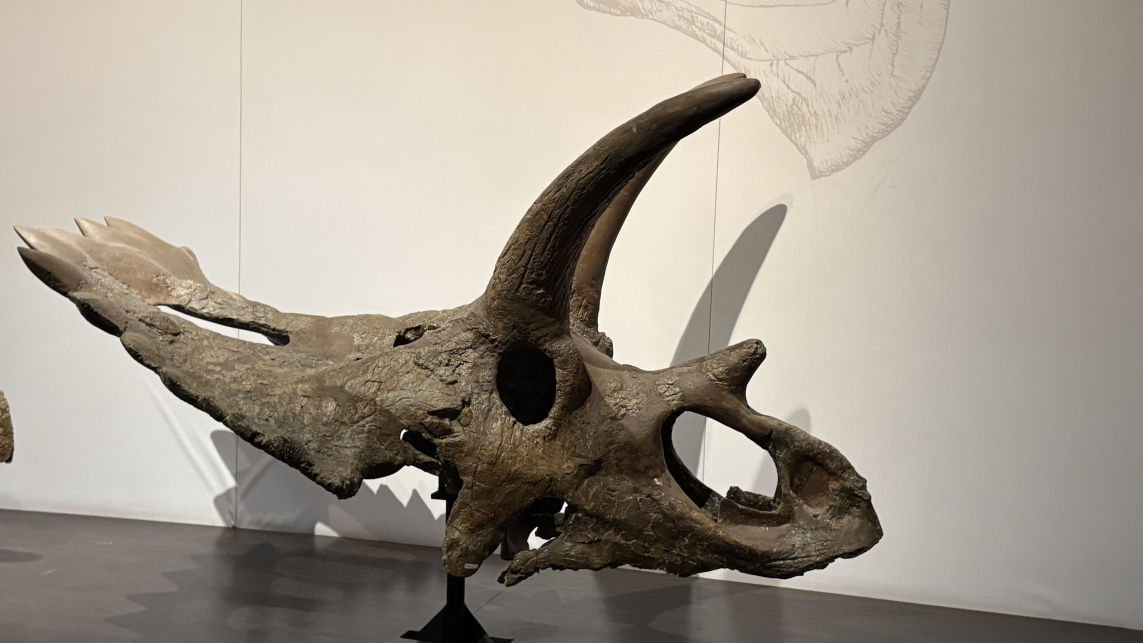
#> input picture trike.jpg, 5712 x 3213 px (shown at 1/5 size)
$ python feature_matching_comparison.py
#> lines starting #> are read from the running program, lines starting #| are printed output that depends on the picture
import cv2
import numpy as np
import time
from typing import List, Dict, Tuple


def generate_transformations(img: np.ndarray) -> List[Tuple[str, np.ndarray]]:
    """
    Generate transformed versions of the input image.

    Args:
        img: Input grayscale image

    Returns:
        List of tuples (transformation_name, transformed_image)
    """
    transformations = []
    h, w = img.shape

    # 1. Rotation (30 degrees)
    center = (w // 2, h // 2)
    rotation_matrix = cv2.getRotationMatrix2D(center, 30, 1.0)
    rotated = cv2.warpAffine(img, rotation_matrix, (w, h))
    transformations.append(("Rotation (30°)", rotated))

    # 2. Scale (1.5x)
    scaled = cv2.resize(img, None, fx=1.5, fy=1.5, interpolation=cv2.INTER_LINEAR)
    # Crop to original size for fair comparison
    sh, sw = scaled.shape
    start_y, start_x = (sh - h) // 2, (sw - w) // 2
    scaled = scaled[start_y:start_y+h, start_x:start_x+w]
    transformations.append(("Scale (1.5x)", scaled))

    # 3. Brightness adjustment (+50)
    brightened = cv2.add(img, 50)
    brightened = np.clip(brightened, 0, 255).astype(np.uint8)
    transformations.append(("Brightness (+50)", brightened))

    # 4. Noise (Gaussian noise)
    noise = np.random.normal(0, 15, img.shape).astype(np.float32)
    noisy = cv2.add(img.astype(np.float32), noise)
    noisy = np.clip(noisy, 0, 255).astype(np.uint8)
    transformations.append(("Gaussian Noise (σ=15)", noisy))

    return transformations


def match_features_sift(img1: np.ndarray, img2: np.ndarray) -> Tuple[int, int, float, List]:
    """
    Detect and match features using SIFT.

    Args:
        img1: Reference image
        img2: Transformed image

    Returns:
        Tuple of (num_keypoints_ref, num_keypoints_trans, runtime, good_matches)
    """
    start_time = time.time()

    # Create SIFT detector
    sift = cv2.SIFT_create()

    # Detect keypoints and compute descriptors
    kp1, des1 = sift.detectAndCompute(img1, None)
    kp2, des2 = sift.detectAndCompute(img2, None)

    # Create BFMatcher with L2 norm for SIFT
    bf = cv2.BFMatcher(cv2.NORM_L2, crossCheck=False)

    # Match descriptors using k-nearest neighbors (k=2 for Lowe's ratio test)
    if des1 is not None and des2 is not None and len(des1) > 1 and len(des2) > 1:
        matches = bf.knnMatch(des1, des2, k=2)

        # Apply Lowe's ratio test (ratio = 0.75)
        good_matches = []
        for match_pair in matches:
            if len(match_pair) == 2:
                m, n = match_pair
                if m.distance < 0.75 * n.distance:
                    good_matches.append(m)
    else:
        good_matches = []

    runtime = time.time() - start_time

    return len(kp1), len(kp2), runtime, good_matches


# [64 lines left out: functions match_features_orb, visualize_matches, not called in this run]


def main():
    """Main function to run the feature matching comparison."""

    # Load reference image (grayscale)
    ref_image_path = 'trike.jpg'  # Change this to your image path
    ref_img = cv2.imread(ref_image_path, cv2.IMREAD_GRAYSCALE)
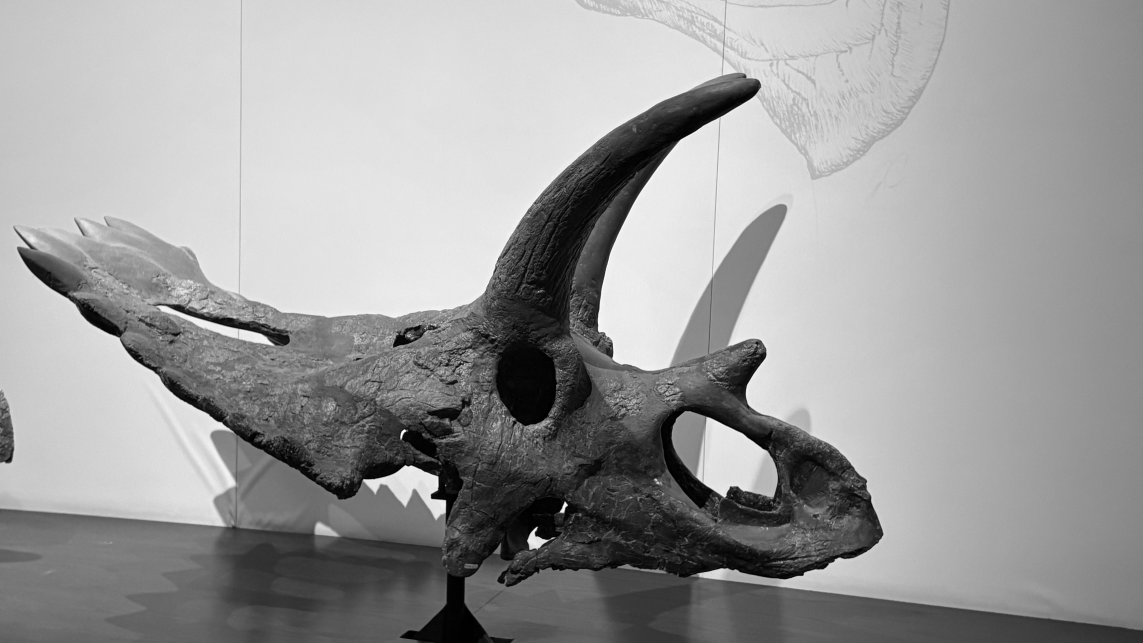
#> ref_img: shape (3213, 5712) (shown at 1/5 size); min 0, max 255, mean 155.1

    if ref_img is None:
        print(f"Error: Could not load image '{ref_image_path}'")
        print("Please ensure the image file exists in the current directory.")
        return

    print(f"Loaded reference image: {ref_image_path}")
    print(f"Image size: {ref_img.shape}")
#| Image size: (3213, 5712)
    print("\nGenerating transformations...")

    # Generate transformed images
    transformations = generate_transformations(ref_img)
#> in generate_transformations, `rotated = cv2.warpAffine(img, rotation_matrix, (w, h))`:
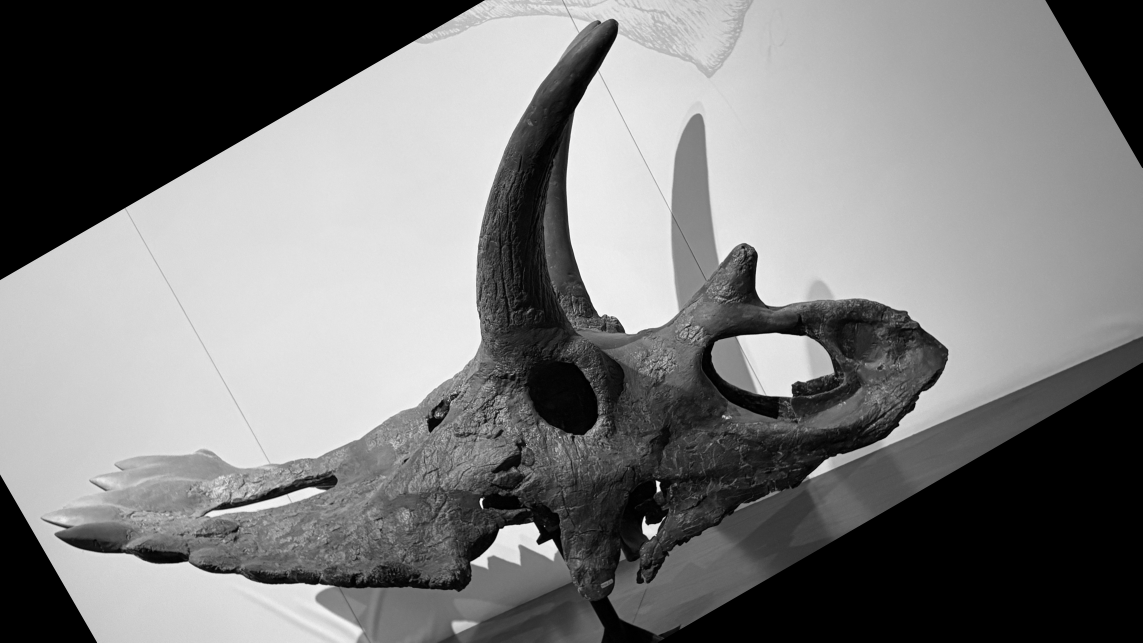
#> rotated: shape (3213, 5712) (shown at 1/5 size); min 0, max 255, mean 124
#> in generate_transformations, `scaled = scaled[start_y:start_y+h, start_x:start_x+w]`:
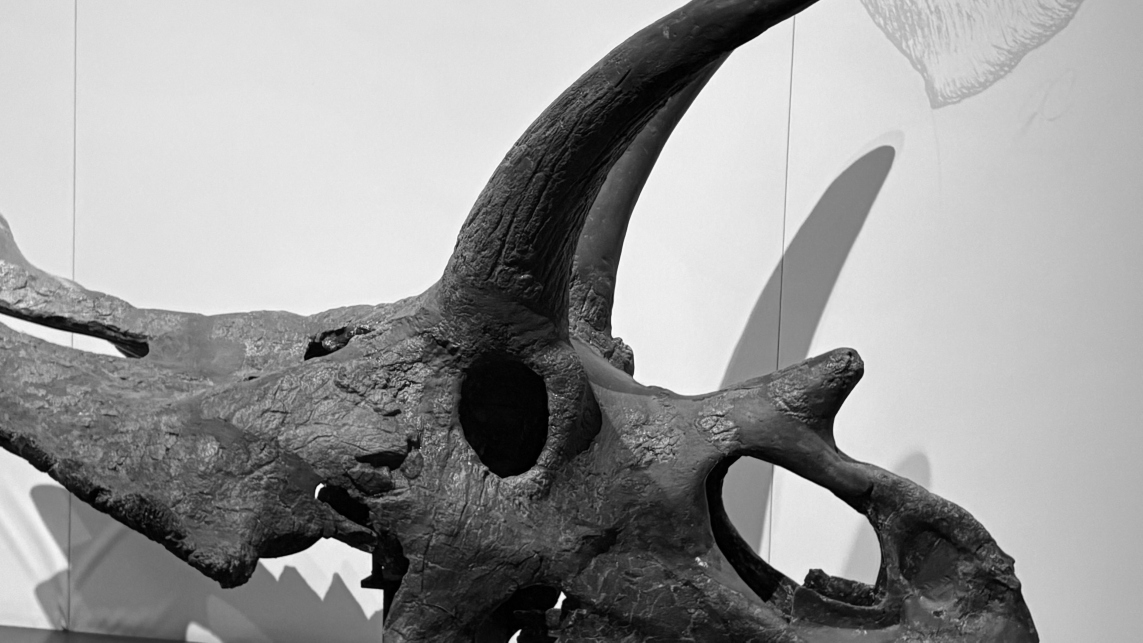
#> scaled: shape (3213, 5712) (shown at 1/5 size); min 0, max 255, mean 152.4
#> in generate_transformations, `brightened = cv2.add(img, 50)`:
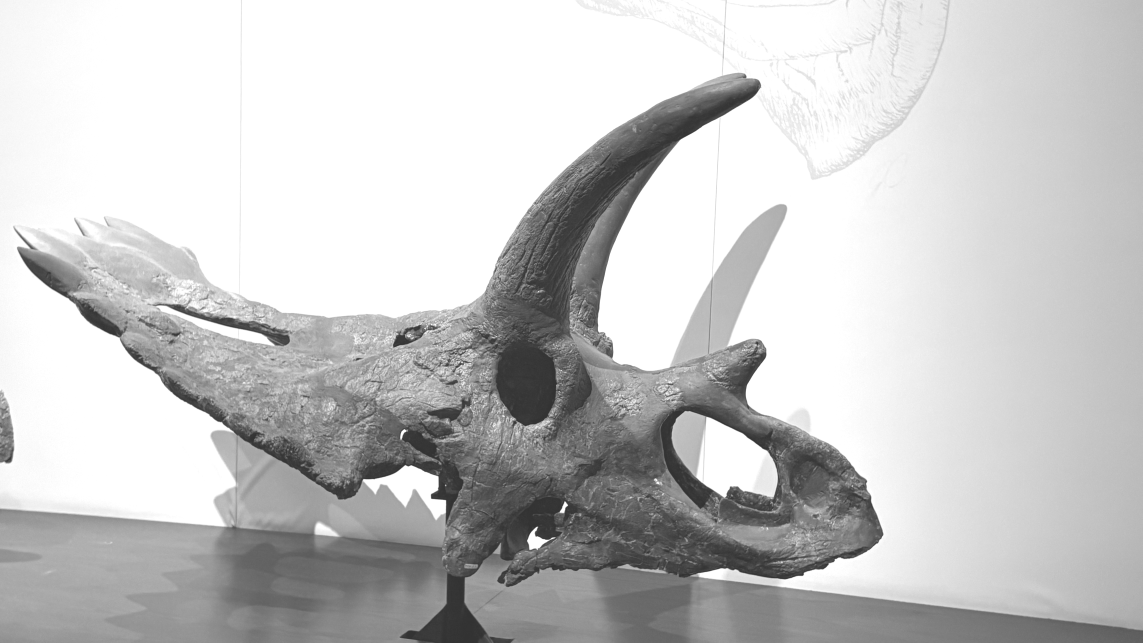
#> brightened: shape (3213, 5712) (shown at 1/5 size); min 50, max 255, mean 199.8
#> in generate_transformations, `noisy = cv2.add(img.astype(np.float32), noise)`:
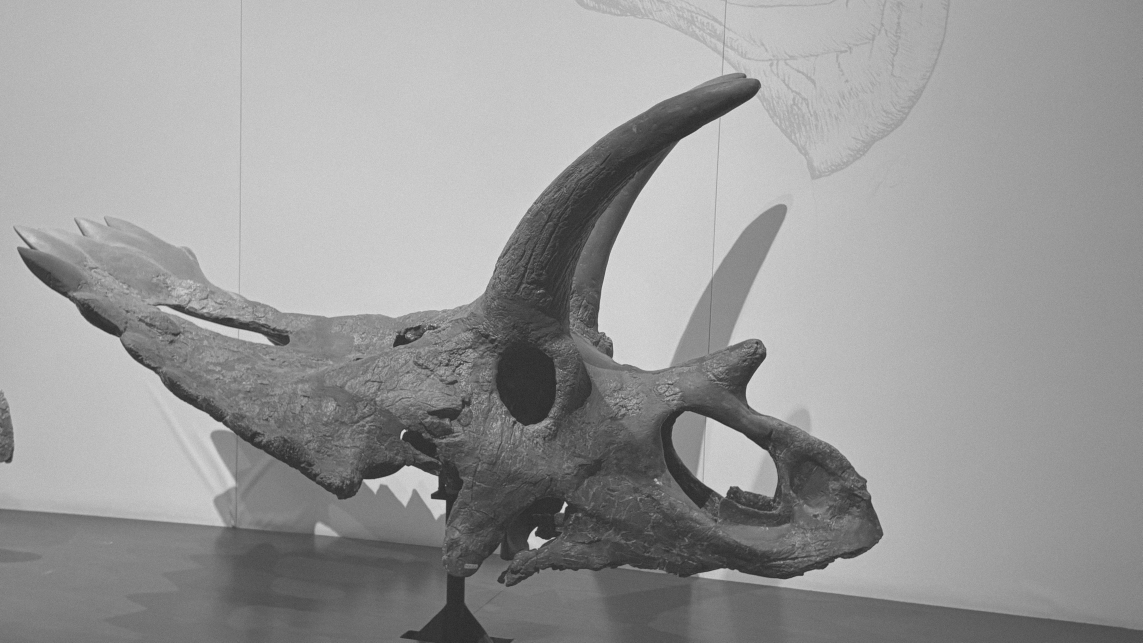
#> noisy: shape (3213, 5712) float32 (shown at 1/5 size); min -72.33, max 306.7, mean 155.1; drawn with min black and max white
#> transformations = 4 items

    # Initialize results storage
    results: List[Dict] = []

    print("\n" + "="*80)
    print("FEATURE MATCHING COMPARISON: SIFT vs ORB")
    print("="*80)

    # Process each transformation
    for trans_name, trans_img in transformations:
        print(f"\nProcessing: {trans_name}")

        # SIFT matching
        kp1_sift, kp2_sift, time_sift, matches_sift = match_features_sift(ref_img, trans_img)
        match_percentage_sift = (len(matches_sift) / kp1_sift * 100) if kp1_sift > 0 else 0.0
        print(f"  SIFT - Keypoints: {kp1_sift} (ref) / {kp2_sift} (trans), "
              f"Good matches: {len(matches_sift)} ({match_percentage_sift:.2f}%), Time: {time_sift:.4f}s")

        # ORB matching
        kp1_orb, kp2_orb, time_orb, matches_orb = match_features_orb(ref_img, trans_img)
        match_percentage_orb = (len(matches_orb) / kp1_orb * 100) if kp1_orb > 0 else 0.0
        print(f"  ORB  - Keypoints: {kp1_orb} (ref) / {kp2_orb} (trans), "
              f"Good matches: {len(matches_orb)} ({match_percentage_orb:.2f}%), Time: {time_orb:.4f}s")

        # Store results
        results.append({
            'transformation': trans_name,
            'method': 'SIFT',
            'keypoints_ref': kp1_sift,
            'keypoints_trans': kp2_sift,
            'good_matches': len(matches_sift),
            'match_percentage': match_percentage_sift,
            'runtime': time_sift
        })

        results.append({
            'transformation': trans_name,
            'method': 'ORB',
            'keypoints_ref': kp1_orb,
            'keypoints_trans': kp2_orb,
            'good_matches': len(matches_orb),
            'match_percentage': match_percentage_orb,
            'runtime': time_orb
        })
#> this loop made 1 pass
#> trans_name on pass 1: 'Rotation (30°)'
#| Processing: Rotation (30°)
#> after the loop, results = []

    # Display summary table
    print("\n" + "="*80)
    print("SUMMARY TABLE")
    print("="*80)
    print(f"{'Transformation':<25} {'Method':<8} {'KP (Ref)':<10} {'KP (Trans)':<12} "
          f"{'Good Matches':<14} {'Match %':<10} {'Runtime (s)':<12}")
    print("-"*80)

    for result in results:
        print(f"{result['transformation']:<25} {result['method']:<8} "
              f"{result['keypoints_ref']:<10} {result['keypoints_trans']:<12} "
              f"{result['good_matches']:<14} {result['match_percentage']:<10.2f} "
              f"{result['runtime']:<12.4f}")

    print("="*80)

    # [14 lines of commented-out code are left out]


if __name__ == "__main__":
#> (the run stopped early here; a loop or call above may not have finished)
